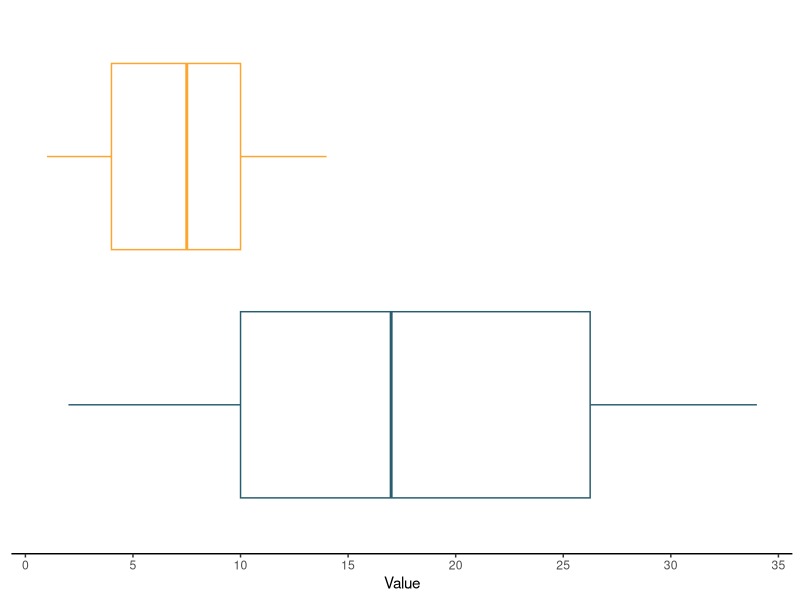
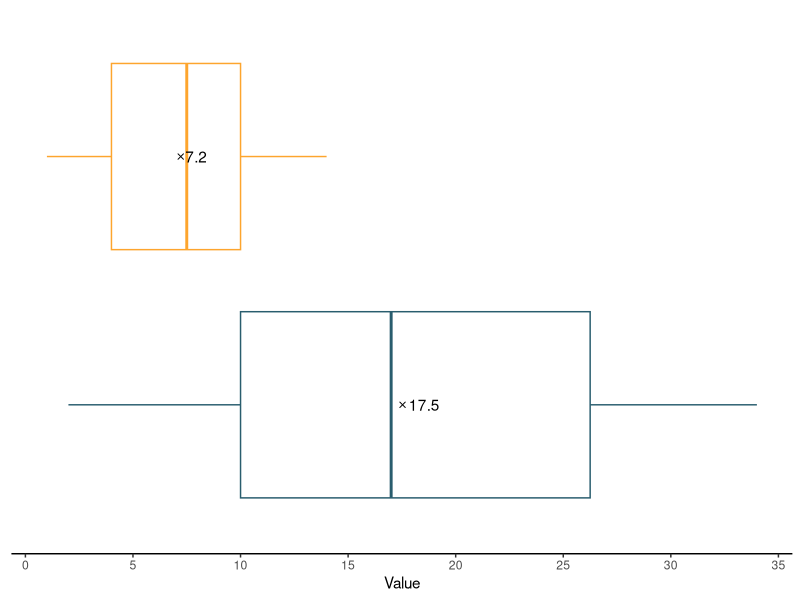
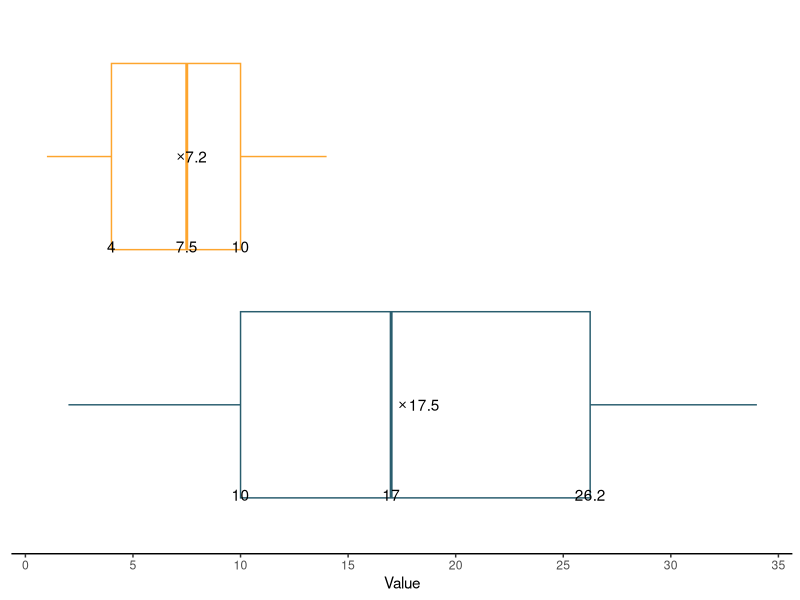
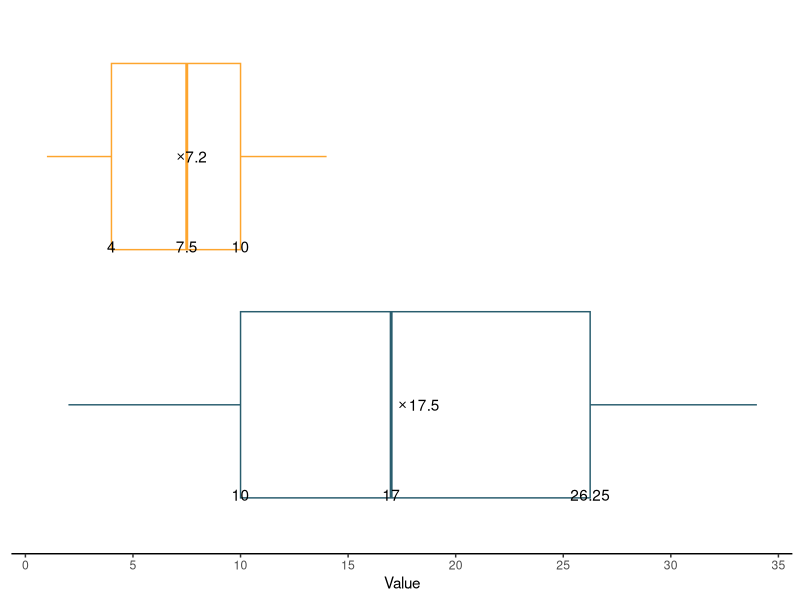

These figures' R source, in order:
## ---- chunk 1
knitr::opts_chunk$set(warning = FALSE, message = FALSE)
## ---- chunk 2
# Load tidyverse
library(tidyverse)

# Random Variables
x1 <- floor(runif(100, 1, 35))
x2 <- floor(runif(100, 1, 15))

# Data.frame
dat <- data.frame(x1, x2)

# Make it tidy data
dat <- dat %>% 
  gather(key = "Variable", value = "Value")
## ---- chunk 3
blank_boxplot <- ggplot(dat, aes(x = Variable, y = Value)) +
  geom_boxplot(aes(color = Variable)) +
  scale_y_continuous(breaks = seq(0, 35, 5)) +
  scale_color_manual(values = c("#295D6E", "#FDA52E")) +
  coord_flip() + 
  theme_classic() +
  theme(axis.line.y = element_blank(),
    axis.title.y = element_blank(),
    axis.text.y = element_blank(),
    axis.ticks.y = element_blank(),
    legend.position = "none")

blank_boxplot
## ---- chunk 4
# Calculate means
mean <- dat %>% 
  group_by(Variable) %>% 
  summarise(Mean = mean(Value))

# Calculate quantiles
quants <- dat %>% 
  group_by(Variable) %>% 
  group_modify(~{quantile(.x$Value, probs = c(.25, .5, .75)) %>% 
      tibble::enframe()})
## ---- chunk 5
box_withMean <- blank_boxplot +
  geom_point(data = mean, aes(Variable, Mean), shape = "cross") + 
  geom_text(data = mean, 
            aes(Variable, Mean, label = round((Mean), 1), hjust = -.2)) 
box_withMean
## ---- chunk 6
box_withMean +
  geom_text(data = quants, 
            aes(Variable, value, label = round(value, 1), vjust = 8))
## ---- chunk 7
blank_boxplot + 
  stat_summary(inherit.aes = TRUE, fun.y = "mean", geom = "point", 
               shape = "cross") + # Add Mean point
  stat_summary(fun.y = "mean", geom = "text", 
               aes(label = round(..y.., 1), hjust = -.2)) + # Add mean label 
  stat_summary(fun.y = function(z) {quantile(z, probs = c(.25, .5, .75))}, 
               geom = "text", aes(label = ..y.., vjust = 8)) # Add IQR labels
